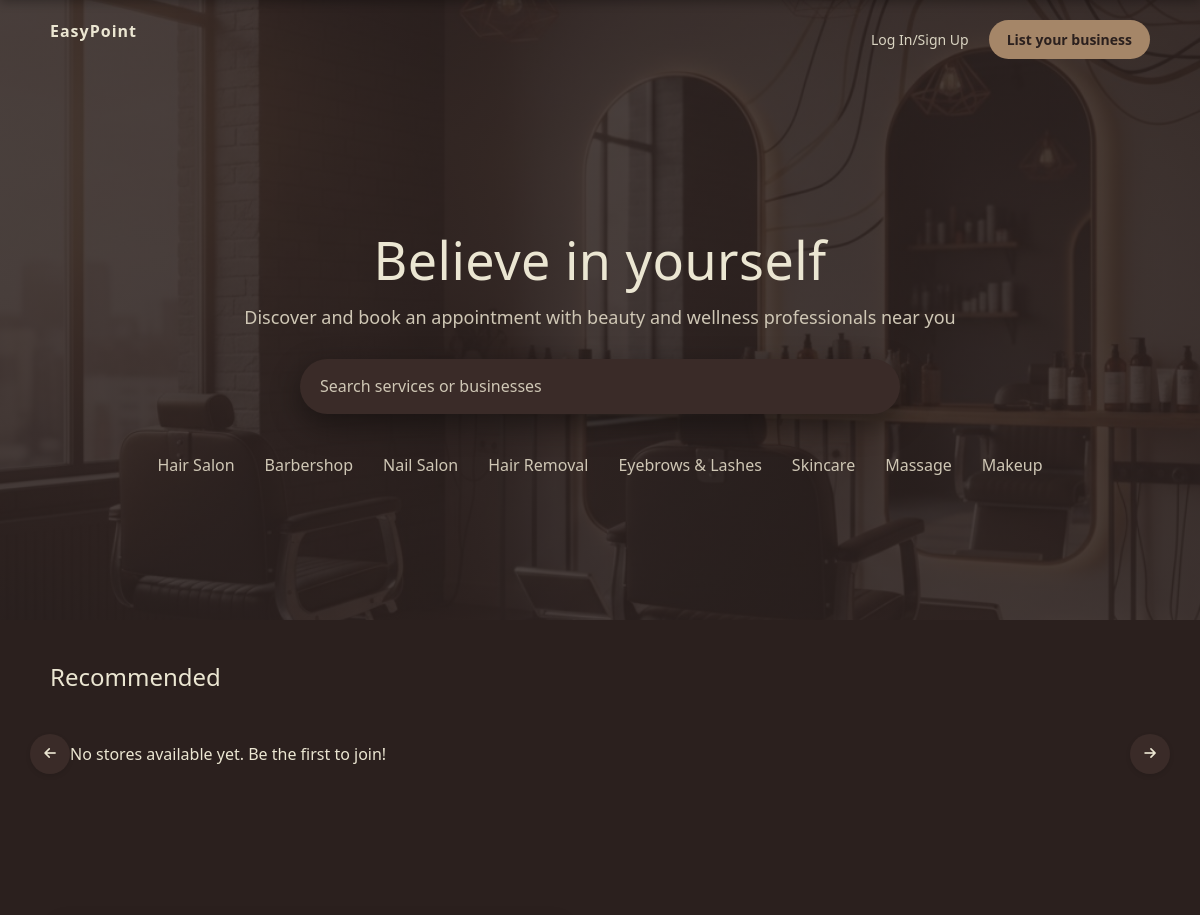
Before: / (upper part) with the older database file.
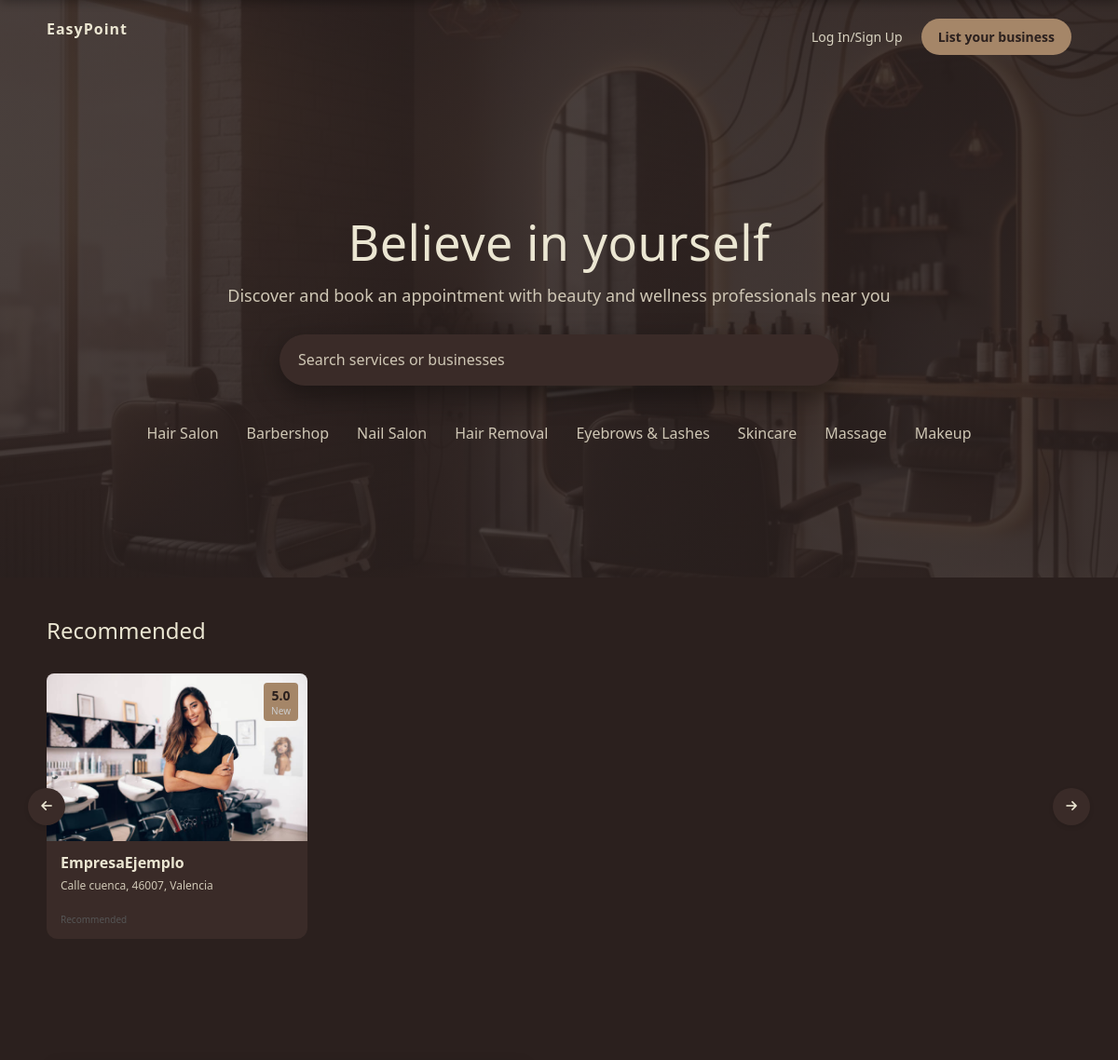
After: the same page with the newer database file.
### tables this page shows
CREATE TABLE `business_profiles` (
  `id` int NOT NULL,
  `user_id` int NOT NULL,
  `description` text,
  `logo_url` varchar(255) DEFAULT NULL,
  `banner_url` varchar(255) DEFAULT NULL,
  `opening_hours` json DEFAULT NULL,
  `website` varchar(100) DEFAULT NULL,
  `instagram_link` varchar(255) DEFAULT NULL,
  `facebook_link` varchar(255) DEFAULT NULL,
  `twitter_link` varchar(255) DEFAULT NULL,
  `tiktok_link` varchar(255) DEFAULT NULL,
  `created_at` timestamp NULL DEFAULT CURRENT_TIMESTAMP,
  `updated_at` timestamp NULL DEFAULT CURRENT_TIMESTAMP ON UPDATE CURRENT_TIMESTAMP,
  `is_public` tinyint(1) DEFAULT '0'
);

CREATE TABLE `users` (
  `id` int NOT NULL,
  `username` varchar(50) NOT NULL,
  `email` varchar(100) NOT NULL,
  `password` varchar(255) NOT NULL,
  `role` enum('admin','user','store') DEFAULT 'user',
  `is_confirmed` tinyint(1) DEFAULT '0',
  `token` varchar(100) DEFAULT NULL,
  `created_at` timestamp NULL DEFAULT CURRENT_TIMESTAMP,
  `business_name` varchar(100) DEFAULT NULL,
  `address` varchar(255) DEFAULT NULL,
  `postal_code` varchar(10) DEFAULT NULL,
  `phone` varchar(20) DEFAULT NULL,
  `city` varchar(100) DEFAULT NULL
);

### models/user.php (called while the page is built, shortened)
<?php
require_once __DIR__ . '/Database.php';
class User
{
    private $conn;
    public function __construct()
    {
        $database = new Database();
        $this->conn = $database->getConnection();
    }
    public function getRecommendedStores()
    {
        try {
            $query = "SELECT u.id, u.business_name, u.address, u.city, u.postal_code, bp.logo_url
                  FROM users u
                  INNER JOIN business_profiles bp ON u.id = bp.user_id
                  WHERE u.role = 'store' AND bp.is_public = 1
                  ORDER BY u.created_at DESC LIMIT 8";
            $stmt = $this->conn->prepare($query);
            $stmt->execute();
            return $stmt->fetchAll(PDO::FETCH_ASSOC);
        } catch (PDOException $e) {
            error_log("Error fetching stores: " . $e->getMessage());
            return [];
        }
    }
}

### models/Database.php (called while the page is built, shortened)
<?php
class Database
{
    private $host;
    private $db_name;
    private $username;
    private $password;
    public function __construct()
    {
        $this->host = DB_HOST;
        $this->db_name = DB_NAME;
        $this->username = DB_USER;
        $this->password = DB_PASS;
    }
    public function getConnection()
    {
        $this->conn = null;
        try {
            $this->conn = new PDO(
                "mysql:host=" . $this->host . ";dbname=" . $this->db_name . ";charset=utf8mb4",
                $this->username,
                $this->password
            );
            $this->conn->setAttribute(PDO::ATTR_ERRMODE, PDO::ERRMODE_EXCEPTION);
        } catch (PDOException $exception) {
            error_log("Connection error: " . $exception->getMessage());
        }
        return $this->conn;
    }
}

### index.php (the view, shortened to what this page needs)
<?php
$action = $_GET['action'] ?? 'home';
$userModel = new User();
$stores = [];
if ($action === 'home') {
    $stores = $userModel->getRecommendedStores();
}
?>
<!DOCTYPE html>
<html lang="en">
<head>
    <link rel="stylesheet" href="https://cdnjs.cloudflare.com/ajax/libs/font-awesome/6.4.0/css/all.min.css">
    <link rel="stylesheet" href="public/css/styles.css">
</head>
<body>
    <header>
        <nav class="navigation-bar">
            <div class="logo">EasyPoint</div>
            <div class="user-menu">
                <?php if (isset($_SESSION['user_id']) && $_SESSION['role'] === 'user'): ?>
                    <a href="index.php?action=dashboard">
                        <span class="user-link">
                            Welcome, <strong><?php echo htmlspecialchars($_SESSION['username']); ?></strong>
                        </span></a>
                    <a href="#" class="business-button" onclick="openStoreModal(event)">List your business</a>
                    <a href="index.php?action=logout" class="logout-link">Logout</a>
                <?php else: ?>
                    <a href="index.php?action=login" class="login-link">Log In/Sign Up</a>
                    <a href="#" class="business-button" onclick="openStoreModal(event)">List your business</a>
                <?php endif; ?>
            </div>
        </nav>
        <div class="central-content">
            <h1 class="main-title">Believe in yourself</h1>
            <p class="subtitle">Discover and book an appointment with beauty and wellness professionals near you</p>
            <div class="search-bar">
                <input type="text" class="search-input" placeholder="Search services or businesses">
            </div>
            <ul class="category-list">
                <li>Hair Salon</li>
                <li>Barbershop</li>
                <li>Nail Salon</li>
                <li>Hair Removal</li>
                <li>Eyebrows & Lashes</li>
                <li>Skincare</li>
                <li>Massage</li>
                <li>Makeup</li>
            </ul>
        </div>
    </header>
    <section class="recommended-section">
        <h2 class="section-title">Recommended</h2>
        <div class="carousel-container">
            <button class="arrow-button left-arrow">
                <i class="fa-solid fa-arrow-left"></i>
            </button>
            <div class="shops-grid">
    <?php if (empty($stores)): ?>
        <p style="padding: 20px;">No stores available yet. Be the first to join!</p>
    <?php else: ?>
        <?php foreach ($stores as $store): ?>
            <?php
                $name = !empty($store['business_name']) ? htmlspecialchars($store['business_name']) : 'Unnamed Business';
                $addressParts = [];
                if (!empty($store['address'])) $addressParts[] = htmlspecialchars($store['address']);
                if (!empty($store['postal_code'])) $addressParts[] = htmlspecialchars($store['postal_code']);
                if (!empty($store['city'])) $addressParts[] = htmlspecialchars($store['city']);
                $fullAddress = implode(', ', $addressParts);
                $image = !empty($store['logo_url']) ? 'public/' . htmlspecialchars($store['logo_url']) : 'public/assets/images/tienda-1.png';
            ?>
            <a href="view/business-service.php?id=<?php echo $store['id']; ?>" style="text-decoration: none; color: inherit;">
                <article class="shop-card">
                    <div class="image-container">
                        <img src="<?php echo $image; ?>" alt="<?php echo $name; ?>" class="shop-image">
                        <div class="rating-label">
                            5.0 <span class="reviews-text">New</span>
                        </div>
                    </div>
                    <div class="shop-info">
                        <h3 class="shop-name"><?php echo $name; ?></h3>
                        <p class="shop-address"><?php echo $fullAddress; ?></p>
                        <span class="sponsored-text">Recommended</span>
                    </div>
                </article>
            </a>
        <?php endforeach; ?>
    <?php endif; ?>
</div>
            <button class="arrow-button right-arrow">
                <i class="fa-solid fa-arrow-right"></i>
            </button>
        </div>
    </section>
    <section class="features-section">
    </section>
</body>
</html>

### public/css/styles.css (style rules this page uses)
* { margin: 0; padding: 0; box-sizing: border-box; font-family: 'Segoe UI', Tahoma, Geneva, Verdana, sans-serif; }
:root { --bg-main: #2b201e; --text-main: #ebe6d2; --accent: #a58668; --card-bg: #3a2b28; --soft-text: #cfc7b5; }
body { background-color: var(--bg-main); color: var(--text-main); }
.logo { color: var(--text-main); font-weight: 600; letter-spacing: 1px; }
.user-menu { display: flex; align-items: center; gap: 20px; font-size: 14px; font-weight: 500; }
.login-link { z-index: 10; text-decoration: none; color: var(--text-main); opacity: 0.9; }
.business-button { background-color: var(--accent); color: #2b201e; border-radius: 20px; padding: 10px 18px; text-decoration: none; font-weight: bold; z-index: 10; }
header { position: relative; width: 100%; height: 620px; background-image: linear-gradient(rgba(43,32,30,0.85), rgba(43,32,30,0.85)), url('../assets/images/banner.jpeg'); background-size: cover; background-position: center; display: grid; grid-template-rows: 1fr 9fr; grid-template-columns: 100%; align-items: center; color: var(--text-main); }
.navigation-bar { display: flex; justify-content: space-between; align-items: flex-start; padding: 20px 50px; width: 100%; height: 100%; }
.central-content { margin-top: 0; display: flex; flex-direction: column; justify-content: center; align-items: center; text-align: center; width: 100%; height: 100%; }
.main-title { font-size: 52px; margin-bottom: 10px; font-weight: 500; letter-spacing: 0.5px; }
.subtitle { font-size: 18px; margin-bottom: 30px; color: var(--soft-text); font-weight: 400; }
.search-bar { background-color: var(--card-bg); width: 600px; height: 55px; border-radius: 30px; display: flex; align-items: center; padding: 0 20px; margin-bottom: 40px; box-shadow: 0 10px 30px rgba(0,0,0,0.4); }
.search-input { border: none; outline: none; width: 100%; font-size: 16px; color: var(--text-main); background: transparent; }
.search-input::placeholder { color: var(--soft-text); }
.category-list { display: flex; gap: 30px; list-style: none; }
.category-list li { color: var(--soft-text); font-weight: 400; }
.recommended-section { padding: 40px 50px; max-width: 1400px; margin: 0 auto; background-color: var(--bg-main); }
.section-title { color: var(--text-main); font-weight: 500; margin-bottom: 20px; }
.carousel-container { display: flex; align-items: center; position: relative; }
.arrow-button { width: 40px; height: 40px; border-radius: 50%; background-color: var(--card-bg); border: none; color: var(--text-main); display: flex; justify-content: center; align-items: center; cursor: pointer; box-shadow: 0 2px 5px rgba(0, 0, 0, 0.1); position: absolute; z-index: 10; }
.left-arrow { left: -20px; }
.right-arrow { right: -20px; }
.shops-grid { display: flex; gap: 20px; overflow-x: auto; padding: 10px 0; width: 100%; scrollbar-width: none; }
.shop-card { min-width: 280px; background-color: var(--card-bg); border-radius: 12px; transition: transform 0.3s ease; cursor: pointer; }
.image-container { width: 280px; height: 180px; overflow: hidden; position: relative; }
.shop-image { width: 280px; height: 180px; object-fit: cover; display: block; border-radius: 8px 8px 0 0; }
.rating-label { position: absolute; top: 10px; right: 10px; background-color: var(--accent); color: #2b201e; padding: 4px 8px; border-radius: 4px; font-size: 14px; display: flex; flex-direction: column; align-items: center; font-weight: bold; }
.reviews-text { font-size: 10px; font-weight: normal; color: #ccc; }
.shop-info { padding: 12px 15px; }
.shop-name { font-size: 16px; color: var(--text-main); margin-bottom: 5px; padding: 0; }
.shop-address { font-size: 12px; color: var(--soft-text); margin-bottom: 15px; white-space: nowrap; overflow: hidden; text-overflow: ellipsis; }
.sponsored-text { font-size: 10px; color: #555; }
.features-section { width: 100%; padding: 80px 50px; background-color: var(--bg-main); display: flex; justify-content: center; }

Changed rows visible on the page:
added business_profiles: logo_url (picture), user.business_name "EmpresaEjemplo", fullAddress "Calle cuenca, 46007, Valencia"
Other visible differences:
text no longer shown: "No stores available yet. Be the first to join!"
